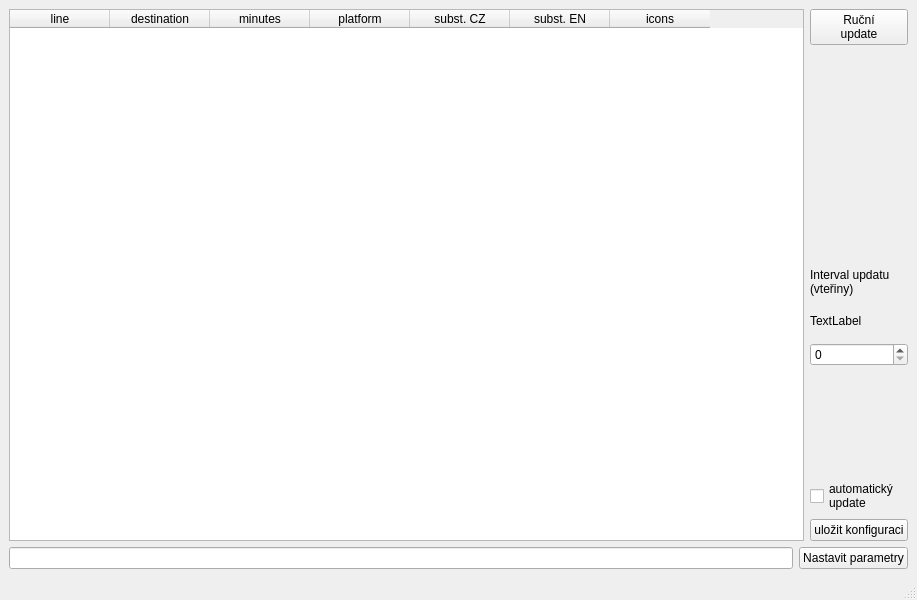
<?xml version="1.0" encoding="UTF-8"?>
<ui version="4.0">
 <class>MainWindow</class>
 <widget class="QMainWindow" name="MainWindow">
  <property name="geometry">
   <rect>
    <x>0</x>
    <y>0</y>
    <width>917</width>
    <height>600</height>
   </rect>
  </property>
  <property name="acceptDrops">
   <bool>false</bool>
  </property>
  <property name="windowTitle">
   <string>GolemioTransferBoardsTester</string>
  </property>
  <widget class="QWidget" name="centralwidget">
   <layout class="QGridLayout" name="gridLayout">
    <item row="6" column="2">
     <widget class="QPushButton" name="pushButton_saveConfig">
      <property name="text">
       <string>uložit konfiguraci</string>
      </property>
     </widget>
    </item>
    <item row="7" column="0">
     <widget class="QLineEdit" name="lineEdit_parameters"/>
    </item>
    <item row="5" column="2">
     <widget class="QCheckBox" name="checkBox_autoUpdate">
      <property name="text">
       <string>automatický
update</string>
      </property>
     </widget>
    </item>
    <item row="0" column="2">
     <widget class="QPushButton" name="pushButton_getData">
      <property name="text">
       <string>Ruční
update</string>
      </property>
     </widget>
    </item>
    <item row="0" column="0" rowspan="7" colspan="2">
     <widget class="QTableWidget" name="tableWidget_departures">
      <column>
       <property name="text">
        <string>line</string>
       </property>
      </column>
      <column>
       <property name="text">
        <string>destination</string>
       </property>
      </column>
      <column>
       <property name="text">
        <string>minutes</string>
       </property>
      </column>
      <column>
       <property name="text">
        <string>platform</string>
       </property>
      </column>
      <column>
       <property name="text">
        <string>subst. CZ</string>
       </property>
      </column>
      <column>
       <property name="text">
        <string>subst. EN</string>
       </property>
      </column>
      <column>
       <property name="text">
        <string>icons</string>
       </property>
      </column>
     </widget>
    </item>
    <item row="7" column="1" colspan="2">
     <widget class="QPushButton" name="pushButton_setParameters">
      <property name="text">
       <string>Nastavit parametry</string>
      </property>
     </widget>
    </item>
    <item row="3" column="2">
     <layout class="QVBoxLayout" name="verticalLayout">
      <item>
       <widget class="QLabel" name="label">
        <property name="text">
         <string>Interval updatu
(vteřiny)</string>
        </property>
       </widget>
      </item>
      <item>
       <widget class="QLabel" name="label_CountDown">
        <property name="text">
         <string>TextLabel</string>
        </property>
       </widget>
      </item>
      <item>
       <widget class="QSpinBox" name="spinBox_timeout"/>
      </item>
     </layout>
    </item>
   </layout>
  </widget>
  <widget class="QMenuBar" name="menubar">
   <property name="geometry">
    <rect>
     <x>0</x>
     <y>0</y>
     <width>917</width>
     <height>21</height>
    </rect>
   </property>
  </widget>
  <widget class="QStatusBar" name="statusbar"/>
 </widget>
 <resources/>
 <connections/>
</ui>
